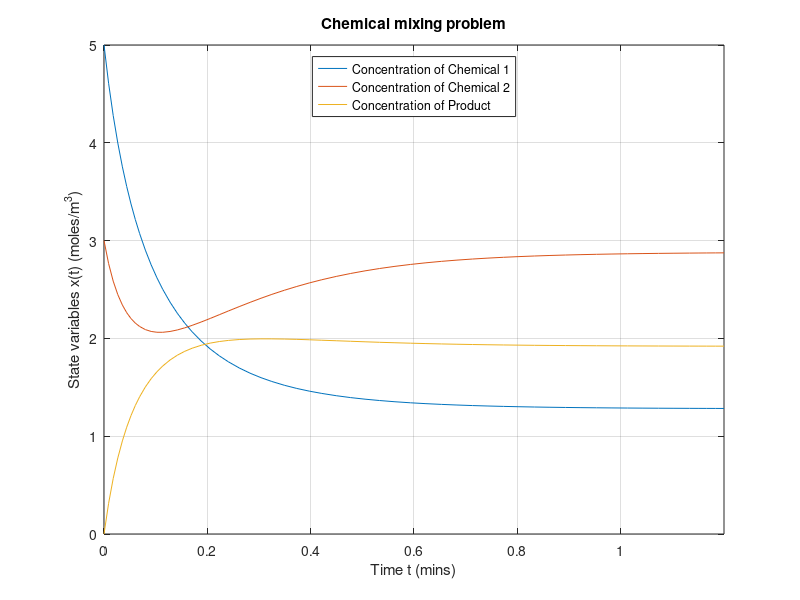
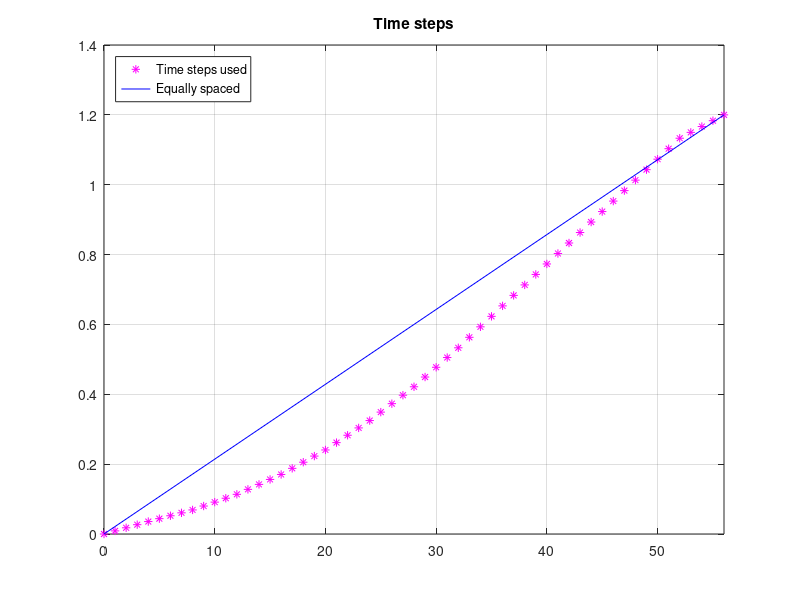

Write MATLAB code to recreate these figures, in order.
% MATH2089
% Setup, solve and plot solution for chemical mixing problem
% Ref: Schilling and Harris, "Applied Numerical Methods for Engineers"
% Requires function mixfsol to specify RHS of system of ODEs
% x' = f(t, x) describing mixing process

format compact

% Define function using anonymous function with two input arguments
% For all variableswhich are NOT arguments the current value is used
% Problem data
q = 10;         % Flow rate(input and output) (m^3/min)
V = 2;          % Volume (m^3)
alpha = 2.6;    % Reaction rate (m^3/moles-min)
u1 = 3.2;       % Input concentration chemical 1 (moles/m^3)
u2 = 4.8;       % Input concentration chemical 2 (moles/m^3)
tmp = q / V;    % Temporary variable used in anonymous function

% Define anonymous function for r
r = @(x) alpha*x(1)*x(2);

% Define anonymous function fanon instead of mixfsol
% Note that fanon is a function handle
fanon = @(t, x) [ tmp*(u1 - x(1)) - r(x);
                  tmp*(u2 - x(2)) - r(x);
                 -tmp*x(3) + r(x)];

% Time interval
t0 = 0
tmax= 1.2

% Initial conditions y0 at t0 (column vector)
y0 = [5; 3; 0]

% Number of time steps for RK4, Heun and Euler
N = 100;
ipr = 1;

% Call solver of your choice
% At first just use Matlab's ode45 solver
% Note the different syntax for the first argument to the ODE solver
% First argument must specify the function for RHS of ODE x' = f(t,
% x)
solver = 1
switch solver 
    case {1}
        % -- Matlab's ODE45 solver --
        %[ts, ys] = ode45(@mixfsol, [t0, tmax], y0);
        [ts, ys] = ode45(fanon, [t0, tmax], y0);
        fprintf('Using ODE solver ode45 with default accuracy\n')
    case {2}
        % -- Euler's method from lectures --
        % Requires eulerf.m from course web page
        [ts, ys] = eulerf(@mixfsol, t0, tmax, y0, N, ipr);
        %[ts, ys] = eulerf(fanon, t0, tmax, y0, N, ipr);
        fprintf('Using ODE solver eulerf with %d time steps\n', N)
    case {3}
        % -- Heun's method from lectures --
        % Requires heunf.m from course web page
        [ts, ys] = heunf(@mixfsol, t0, tmax, y0, N, ipr);
        %[ts, ys] = heunf(fanon, t0, tmax, y0, N, ipr);
        fprintf('Using ODE solver heunf with %d time steps\n', N)
    case {4}
        % -- Runge-Kutta RK4 solver from lectures --
        % Requires rk4.m from course web pages
        [ts, ys] = rk4(@mixfsol, t0, tmax, y0, N, ipr);
        [ts, ys] = rk4(fanon, t0, tmax, y0, N, ipr);     
        fprintf('Using ODE solver rk4 with %d time steps\n', N)
end;

% Number of time intervals
N1 = numel(ts) - 1;

% Size of outputs ts, ys and variable class for fanon, r
%size_ts = size(ts)
%size_ys = size(ys)
whos

% Plot solution: ys array with three columns so get three plots
figure(1)
plot(ts, ys);
xlim([t0 tmax])
grid on
xlabel('Time t (mins)')
ylabel('State variables x(t) (moles/m^3)')
title('Chemical mixing problem')
legend('Concentration of Chemical 1', 'Concentration of Chemical 2', ...
    'Concentration of Product', 'Location', 'North')

% Plot time steps
% Equally spaced time steps lie along blue line
figure(2)
plot([0:N1], ts, 'm*', [0 N1], [t0, tmax], 'b-')
xlim([0 N1])
grid on
title('Time steps')
legend('Time steps used', 'Equally spaced', ...
    'location', 'NorthWest')
